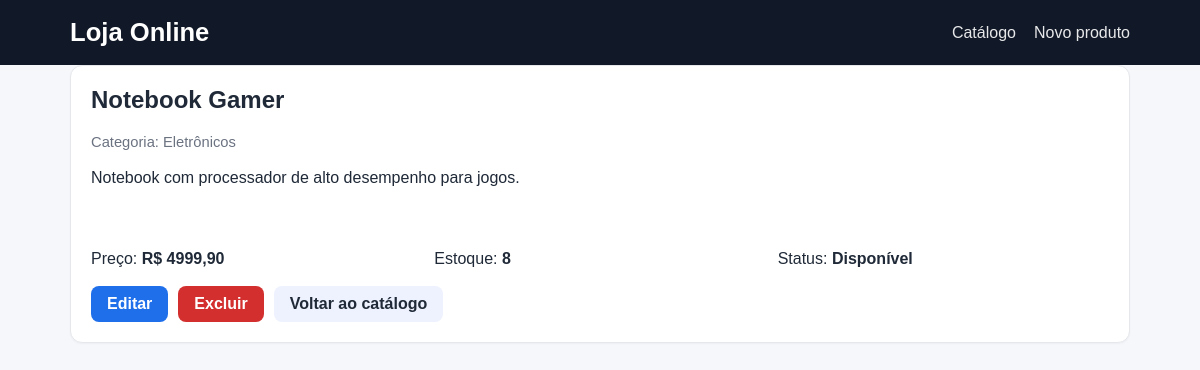
The page /produtos/1/ on the database its author committed.
### catalogo/models.py (models this page shows, shortened)
class Produto(models.Model):
    nome = models.CharField(max_length=150, verbose_name='Nome')
    descricao = models.TextField(blank=True, verbose_name='Descrição')
    preco = models.DecimalField(max_digits=10, decimal_places=2, verbose_name='Preço')
    estoque = models.PositiveIntegerField(default=0, verbose_name='Estoque')
    categoria = models.CharField(max_length=80, default='Geral', verbose_name='Categoria')
    disponivel = models.BooleanField(default=True, verbose_name='Disponível')
    criado_em = models.DateTimeField(auto_now_add=True, verbose_name='Criado em')
    atualizado_em = models.DateTimeField(auto_now=True, verbose_name='Atualizado em')
    class Meta:
        ordering = ['nome']
        verbose_name = 'Produto'
        verbose_name_plural = 'Produtos'

### catalogo/views.py (the view)
# urls.py: path('produtos/<int:pk>/', ProdutoDetailView.as_view(), name='produto_detail'),
class ProdutoDetailView(DetailView):
    model = Produto
    template_name = 'catalogo/produto_detail.html'
    context_object_name = 'produto'

### catalogo/templates/catalogo/produto_detail.html (shortened to what this page needs)
{% extends 'catalogo/base.html' %}
{% block content %}
<div class="detail-card">
    <h2>{{ produto.nome }}</h2>
    <p class="category">Categoria: {{ produto.categoria }}</p>
    <p class="description">{{ produto.descricao|default:'Sem descrição.' }}</p>
    <div class="detail-meta">
        <span>Preço: <strong>R$ {{ produto.preco }}</strong></span>
        <span>Estoque: <strong>{{ produto.estoque }}</strong></span>
        <span>Status: <strong>{% if produto.disponivel %}Disponível{% else %}Indisponível{% endif %}</strong></span>
    </div>
    <div class="card-actions">
        <a class="button primary" href="{% url 'produto_update' produto.pk %}">Editar</a>
        <a class="button danger" href="{% url 'produto_delete' produto.pk %}">Excluir</a>
        <a class="button secondary" href="{% url 'produto_list' %}">Voltar ao catálogo</a>
    </div>
</div>
{% endblock %}

### static/catalogo/styles.css (style rules this page uses)
:root { --bg: #f5f7fb; --panel: #ffffff; --primary: #1f6feb; --primary-dark: #1247a6; --danger: #d32f2f; --text: #1f2937; --muted: #6b7280; --border: #e5e7eb; --success: #198754; --warning: #b7791f; }
* { box-sizing: border-box; }
body { margin: 0; font-family: Arial, sans-serif; background: var(--bg); color: var(--text); }
.product-card, .detail-card, .form-card { background: var(--panel); border: 1px solid var(--border); border-radius: 12px; padding: 20px; box-shadow: 0 1px 2px rgba(17, 24, 39, 0.04); }
.category { color: var(--muted); font-size: 0.92rem; margin: 0 0 10px; }
.description { color: var(--text); min-height: 68px; line-height: 1.5; }
.card-actions { display: flex; flex-wrap: wrap; gap: 10px; margin-top: 18px; }
.button, .card-actions a, button { display: inline-flex; align-items: center; justify-content: center; padding: 9px 16px; border-radius: 8px; text-decoration: none; border: none; cursor: pointer; font-weight: 600; }
.button.primary, .card-actions a { background: var(--primary); color: white; }
.button.secondary, .card-actions a:nth-child(3) { background: #eef2ff; color: #1f2937; }
.button.danger, .card-actions a.danger { background: var(--danger); color: white; }
.detail-card h2, .form-card h2 { margin-top: 0; }
.detail-meta { display: grid; grid-template-columns: repeat(auto-fit, minmax(180px, 1fr)); gap: 12px; margin-top: 16px; }

### rows shown on the page
Produto: nome "Notebook Gamer", categoria "Eletrônicos", descricao "Notebook com processador de alto desempenho para jogos.", preco "4999,90", estoque "8"
